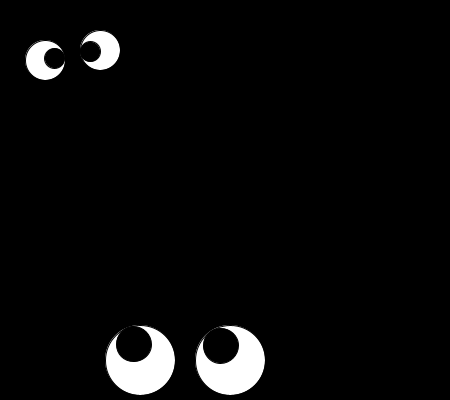
Frame 1 (no input)
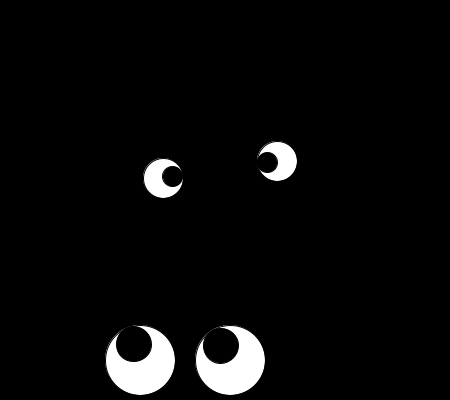
Frame 60 (the mouse pressed at the canvas centre just before this capture)
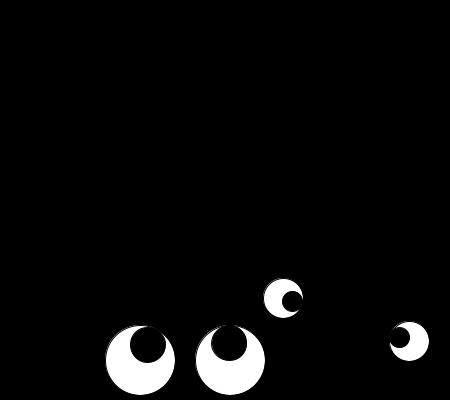
Frame 120 (the mouse held since frame 60 and released just before this capture)

The Processing sketch that drew these frames (run headless with seeded random() and noise(); from frame 60 on, the mouse is pressed at the canvas centre):

// Processing sketch: processing_84228
// ── processing_84228.pde

class Eye {
  int x, y, radius;
  int dx, dy;
  float angle;
  boolean lookAtCursor;
  
  Eye(int x, int y, int radius) {
    this.x = x;
    this.y = y;
    this.radius = radius;
    dx = dy = 0;
    angle = 0;
    lookAtCursor = true;
  }
  
  void setPos(int x, int y) {
    this.x = x;
    this.y = y;
  }
  
  void lookAt(int objectX, int objectY) {
    dx = objectX - x;
    dy = objectY - y;
    lookAtCursor = false;
  }    
  
  void draw() {
    if (lookAtCursor) {
      dx = mouseX - x;
      dy = mouseY - y;
    }
    angle = atan2(dy, dx);
  
    fill(255);
    ellipse(x, y, radius, radius);
    
    fill(0);
    ellipse(x + cos(angle)*(radius>>2),  y + sin(angle)*(radius>>2), radius>>1, radius>>1);
    
    lookAtCursor = true;
  }
}

Eye move_eye1, move_eye2, static_eye1, static_eye2;
int dx1 = 2, dy1 = 2, dx2 = 3, dy2 = -3;

void setup() {  //setup function called initially, only once
  size(450, 400);
  move_eye1 = new Eye(45, 60, 40);
  move_eye2 = new Eye(100, 50, 40);
  static_eye1 = new Eye(140, 360, 70);
  static_eye2 = new Eye(230, 360, 70);
}

void draw() {  //draw function loops 
  background(0);
  
  move_eye1.lookAt(move_eye2.x, move_eye2.y);
  move_eye2.lookAt(move_eye1.x, move_eye1.y);
  
  static_eye1.draw();
  static_eye2.draw();
  move_eye1.draw();
  move_eye2.draw();
  
  if (move_eye1.x < 20)
    dx1 = abs(dx1);
  if (move_eye1.y < 20)
    dy1 = abs(dy1);
    
  if (move_eye1.x > width - 20)
    dx1 = -abs(dx1);
  if (move_eye1.y > height - 20)
    dy1 = -abs(dy1);
    
  if (move_eye2.x < 20)
    dx2 = abs(dx2);
  if (move_eye2.y < 20)
    dy2 = abs(dy2);
    
  if (move_eye2.x > width - 20)
    dx2 = -abs(dx2);
  if (move_eye2.y > height - 20)
    dy2 = -abs(dy2);
  
  move_eye1.x += dx1;
  move_eye1.y += dy1;
  move_eye2.x += dx2;
  move_eye2.y += dy2;
}
